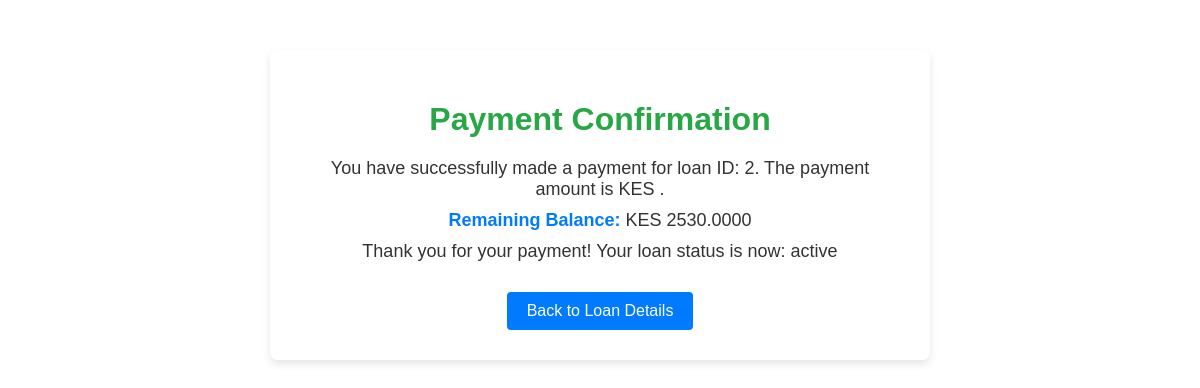
Page /loan/2/payment-confirmation/ on the earlier database version.
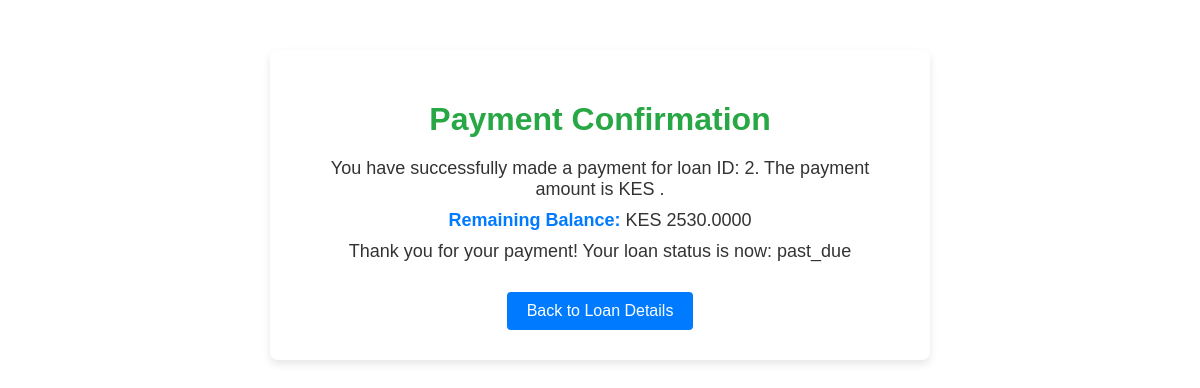
Same page on the later database version.
### loans/models.py (models this page shows, shortened)
class Loan(models.Model):
    id = models.AutoField(primary_key=True)
    borrower = models.ForeignKey(Borrower, on_delete=models.CASCADE)
    amount = models.DecimalField(max_digits=10, decimal_places=2)
    interest_rate = models.DecimalField(max_digits=4, decimal_places=2)  # Example: 5.00 for 5%
    repayment_period_weeks = models.IntegerField()
    start_date = models.DateField()
    end_date = models.DateField()
    STATUS_CHOICES = [
        ('active', 'Active'),
        ('past_due', 'Past Due'),
        ('paid_off', 'Paid Off'),
    ]
    status = models.CharField(max_length=10, choices=STATUS_CHOICES, default='active')
    receipt_serial = models.CharField(max_length=20, blank=True, null=True, unique=True)
    receipt_hash = models.CharField(max_length=128, blank=True, null=True)
    def calculate_total_interest(self):
        return (self.amount * self.interest_rate ) / 100
    def calculate_remaining_balance(self):
        if self.pk is None:
            return self.amount + self.calculate_total_interest()
        total_paid = self.payments.aggregate(Sum('amount'))['amount__sum'] or 0
        return self.amount + self.calculate_total_interest() - total_paid

### loans/views.py (the view)
# urls.py: path('loan/<int:loan_id>/payment-confirmation/', views.payment_confirmation, name='payment_confirmation'),
def payment_confirmation(request, loan_id):
    loan = get_object_or_404(Loan, id=loan_id)
    payment = loan.payments.last()  # Assuming the last payment is the most recent one
    remaining_balance = loan.calculate_remaining_balance()
    context = {
        'loan': loan,
        'payment': payment,
        'remaining_balance': remaining_balance,
    }
    return render(request, 'payment_confirmation.html', context)

### templates/payment_confirmation.html
{% load static %}
    <link rel="stylesheet" href="{% static 'css/payment_confirmation.css' %}">
{% block content %}
<div class="payment-confirmation-container">
    <h1>Payment Confirmation</h1>
    <p>You have successfully made a payment for loan ID: {{ loan.id }}. The payment amount is KES {{ payment.amount }}.</p>
    <p><strong>Remaining Balance:</strong> KES {{ remaining_balance }}</p>
    <p>Thank you for your payment! Your loan status is now: {{ loan.status }}</p>
    <a href="{% url 'loan_detail' loan.id %}" class="btn-back">Back to Loan Details</a>
</div>
{% endblock %}

Differences in the rows shown:
changed Loan id 2: status "active" → "past_due"
